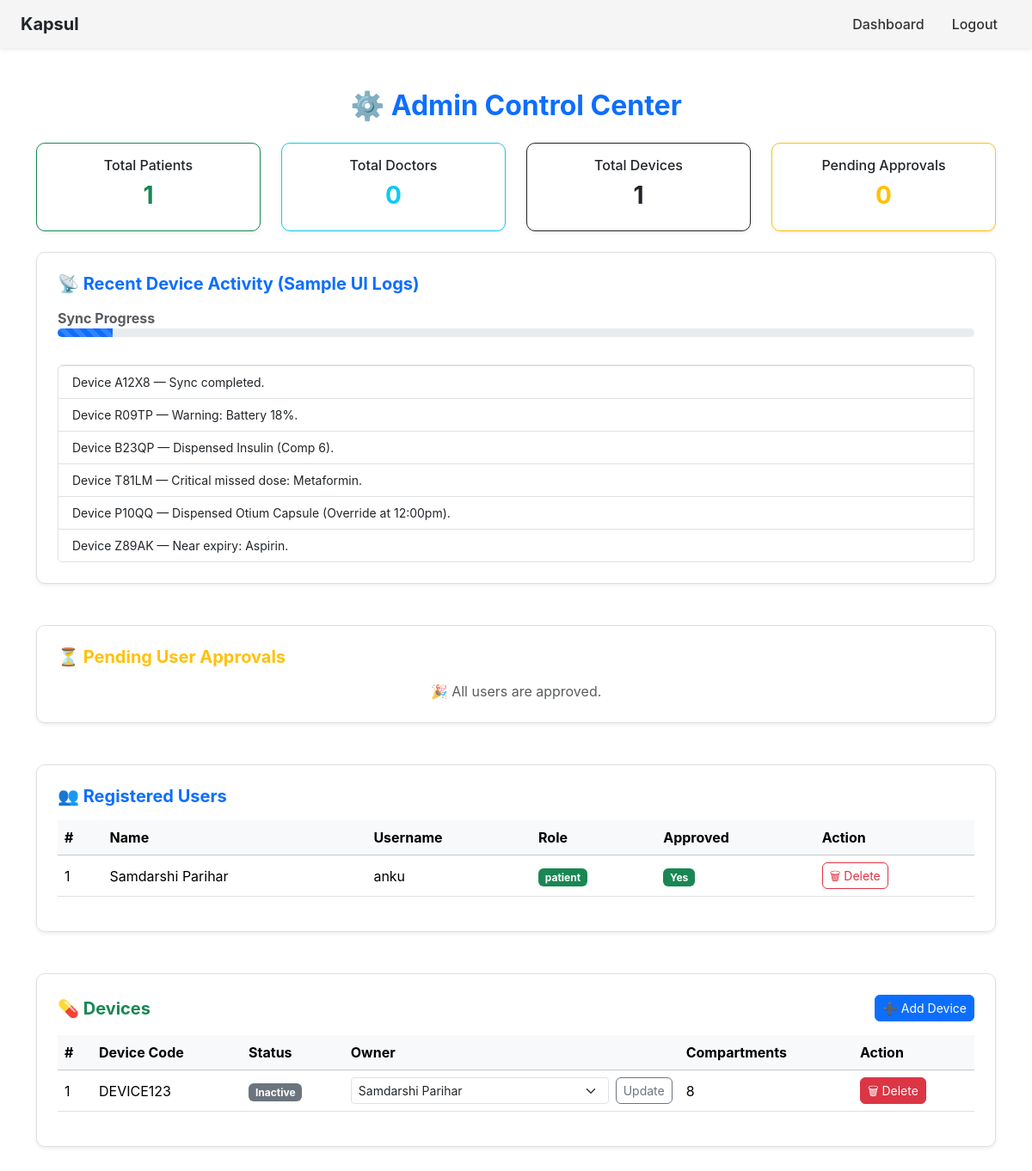
The app's page /admin/dashboard (signed in) with its own data.
### app/models.py (models this page shows, shortened)
class User(UserMixin, db.Model):
    __tablename__ = "user"
    id = db.Column(db.Integer, primary_key=True)
    name = db.Column(db.String(100), nullable=False)
    username = db.Column(db.String(50), unique=True, nullable=False)
    email = db.Column(db.String(120))
    password_hash = db.Column(db.String(200), nullable=False)
    role = db.Column(db.String(20), nullable=False)  # patient / doctor / admin
    approved = db.Column(db.Boolean, default=False)
    created_at = db.Column(db.DateTime, default=datetime.utcnow)
    devices = db.relationship(
        "Device",
        backref="owner",
        lazy=True,
        cascade="all, delete-orphan"
    )
    patient_medications = db.relationship(
        "Medication",
        foreign_keys="Medication.patient_id",
        backref="patient",
        lazy=True,
    )
    doctor_links = db.relationship(
        "DoctorPatientLink",
        foreign_keys="DoctorPatientLink.doctor_id",
        backref="doctor",
        lazy=True,
        cascade="all, delete"
    )
    patient_links = db.relationship(
        "DoctorPatientLink",
        foreign_keys="DoctorPatientLink.patient_id",
        backref="patient_link",
        lazy=True,
        cascade="all, delete"
    )
    alerts = db.relationship(
        "Alert",
        backref="user",
        lazy=True,
        cascade="all, delete"
    )

class Device(db.Model):
    __tablename__ = "device"
    id = db.Column(db.Integer, primary_key=True)
    device_code = db.Column(db.String(50), unique=True, nullable=False)
    owner_id = db.Column(db.Integer, db.ForeignKey("user.id"), nullable=True)
    last_heartbeat = db.Column(db.DateTime)
    last_incoming_sync = db.Column(db.DateTime)
    last_outgoing_sync = db.Column(db.DateTime)
    language = db.Column(db.String(20), default="en")
    alarm_tone = db.Column(db.String(50), default="default")
    total_compartments = db.Column(db.Integer, default=8)
    data_dirty = db.Column(db.Boolean, default=True)
    states = db.relationship("DeviceState", backref="device", lazy=True)
    logs = db.relationship("Log", backref="device", lazy=True)

### app/routes/admin.py (the view, shortened to what this page needs)
@admin_bp.route("/dashboard", methods=["GET", "POST"])
@login_required
@admin_required
def dashboard():
    users = User.query.all()
    patients = [u for u in users if u.role == "patient"]
    doctors = [u for u in users if u.role == "doctor"]
    devices = Device.query.all()
    pending_users = [u for u in users if not u.approved]
    return render_template(
        "admin/dashboard.html",
        patients=patients,
        doctors=doctors,
        devices=devices,
        pending_users=pending_users,
        total_users=len(users),
        total_patients=len(patients),
        total_doctors=len(doctors),
        total_devices=len(devices),
        title="Admin Dashboard"
    )

### app/models.py (called while the page is built)
@login_manager.user_loader
def load_user(user_id):
    return User.query.get(int(user_id))

### app/routes/admin.py (called while the page is built)
def admin_required(f):
    @wraps(f)
    def wrapper(*args, **kwargs):
        if not current_user.is_authenticated or current_user.role != "admin":
            flash("🚫 Access restricted to admins only.", "danger")
            return redirect(url_for("auth.login"))
        return f(*args, **kwargs)
    return wrapper

### app/templates/admin/dashboard.html (shortened to what this page needs)
{% extends "shared/base.html" %}
{% block content %}
<h2 class="fw-bold text-center mb-4 text-primary">⚙️ Admin Control Center</h2>
<div class="row text-center mb-4">
  <div class="col-md-3">
    <div class="card shadow-sm border-success p-3">
      <h6>Total Patients</h6>
      <h3 class="fw-bold text-success">{{ total_patients }}</h3>
    </div>
  </div>
  <div class="col-md-3">
    <div class="card shadow-sm border-info p-3">
      <h6>Total Doctors</h6>
      <h3 class="fw-bold text-info">{{ total_doctors }}</h3>
    </div>
  </div>
  <div class="col-md-3">
    <div class="card shadow-sm border-dark p-3">
      <h6>Total Devices</h6>
      <h3 class="fw-bold text-dark">{{ total_devices }}</h3>
    </div>
  </div>
  <div class="col-md-3">
    <div class="card shadow-sm border-warning p-3">
      <h6>Pending Approvals</h6>
      <h3 class="fw-bold text-warning">{{ pending_users|length }}</h3>
    </div>
  </div>
</div>
<div class="card shadow-sm p-4 mb-5">
  <h5 class="fw-bold text-primary mb-3">📡 Recent Device Activity (Sample UI Logs)</h5>
  <div class="mb-3">
    <label class="fw-bold text-muted">Sync Progress</label>
    <div class="progress" style="height: 10px;">
      <div class="progress-bar progress-bar-striped progress-bar-animated"
           id="adminSyncProgress" style="width: 0%;"></div>
    </div>
  </div>
  <ul class="list-group small mt-3">
    <li class="list-group-item">Device A12X8 — Sync completed.</li>
    <li class="list-group-item">Device R09TP — Warning: Battery 18%.</li>
    <li class="list-group-item">Device B23QP — Dispensed Insulin (Comp 6).</li>
    <li class="list-group-item">Device T81LM — Critical missed dose: Metaformin.</li>
    <li class="list-group-item">Device P10QQ — Dispensed Otium Capsule (Override at 12:00pm).</li>
    <li class="list-group-item">Device Z89AK — Near expiry: Aspirin.</li>
  </ul>
</div>
<div class="card shadow-sm p-4 mb-5">
  <h5 class="fw-bold text-warning mb-3">⏳ Pending User Approvals</h5>
  {% if pending_users %}
  <table class="table table-hover align-middle">
    <thead class="table-light">
      <tr>
        <th>#</th><th>Name</th><th>Email</th><th>Role</th><th>Action</th>
      </tr>
    </thead>
    <tbody>
      {% for u in pending_users %}
      <tr>
        <td>{{ loop.index }}</td>
        <td>{{ u.name }}</td>
        <td>{{ u.email or '—' }}</td>
        <td><span class="badge bg-secondary text-uppercase">{{ u.role }}</span></td>
        <td>
          <form method="POST" class="d-inline">
            <input type="hidden" name="user_id" value="{{ u.id }}">
            <button class="btn btn-success btn-sm" name="approve_user">Approve</button>
          </form>
          <form method="POST" class="d-inline">
            <input type="hidden" name="user_id" value="{{ u.id }}">
            <button class="btn btn-danger btn-sm" name="reject_user">Reject</button>
          </form>
        </td>
      </tr>
      {% endfor %}
    </tbody>
  </table>
  {% else %}
  <p class="text-muted text-center mb-0">🎉 All users are approved.</p>
  {% endif %}
</div>
<div class="card shadow-sm p-4 mb-5">
  <h5 class="fw-bold text-primary mb-3">👥 Registered Users</h5>
  <table class="table table-hover align-middle">
    <thead class="table-light">
      <tr>
        <th>#</th><th>Name</th><th>Username</th><th>Role</th><th>Approved</th><th>Action</th>
      </tr>
    </thead>
    <tbody>
      {% for u in patients + doctors %}
      <tr>
        <td>{{ loop.index }}</td>
        <td>{{ u.name }}</td>
        <td>{{ u.username }}</td>
        <td><span class="badge bg-{% if u.role=='patient' %}success{% else %}info{% endif %}">{{ u.role }}</span></td>
        <td>
          {% if u.approved %}
            <span class="badge bg-success">Yes</span>
          {% else %}
            <span class="badge bg-warning text-dark">No</span>
          {% endif %}
        </td>
        <td>
          <form method="POST" class="d-inline">
            <button class="btn btn-sm btn-outline-danger" name="delete_user">🗑 Delete</button>
          </form>
        </td>
      </tr>
      {% endfor %}
    </tbody>
  </table>
</div>
<div class="card shadow-sm p-4">
  <div class="d-flex justify-content-between align-items-center mb-3">
    <h5 class="fw-bold text-success mb-0">💊 Devices</h5>
    <button class="btn btn-primary btn-sm" data-bs-toggle="modal" data-bs-target="#addDeviceModal">➕ Add Device</button>
  </div>
  {% if devices %}
  <table class="table table-hover align-middle">
    <thead class="table-light">
      <tr>
        <th>#</th><th>Device Code</th><th>Status</th><th>Owner</th><th>Compartments</th><th>Action</th>
      </tr>
    </thead>
    <tbody>
      {% for d in devices %}
      <tr>
        <td>{{ loop.index }}</td>
        <td>{{ d.device_code }}</td>
        <td>
          {% if d.status == 'active' %}
            <span class="badge bg-success">Active</span>
          {% else %}
            <span class="badge bg-secondary">Inactive</span>
          {% endif %}
        </td>
        <td>
          <form method="POST" class="d-flex align-items-center gap-2">
            <select name="owner_id" class="form-select form-select-sm">
              {% for p in patients %}
                <option value="{{ p.id }}" {% if d.owner_id == p.id %}selected{% endif %}>{{ p.name }}</option>
              {% endfor %}
            </select>
            <button class="btn btn-outline-secondary btn-sm" name="update_device_owner">Update</button>
          </form>
        </td>
        <td>{{ d.total_compartments }}</td>
        <td>
          <form method="POST" class="d-inline">
            <button class="btn btn-sm btn-danger" name="delete_device">🗑 Delete</button>
          </form>
        </td>
      </tr>
      {% endfor %}
    </tbody>
  </table>
  {% else %}
  <p class="text-center text-muted mb-0">No devices registered yet.</p>
  {% endif %}
</div>
{% endblock %}

### app/templates/shared/base.html (shortened to what this page needs)
<!DOCTYPE html>
<html lang="en">
<head>
  <link href="https://cdn.jsdelivr.net/npm/bootstrap@5.3.2/dist/css/bootstrap.min.css" rel="stylesheet">
</head>
<body>
  {% include 'shared/navbar.html' %}
  <main class="container my-5">
    {% block content %}{% endblock %}
  </main>
</body>
</html>

### app/templates/shared/navbar.html (shortened to what this page needs)
<nav class="navbar navbar-expand-lg shadow-sm">
  <div class="container-fluid px-4">
    <a class="navbar-brand fw-bold text-dark">Kapsul</a>
    <div class="collapse navbar-collapse" id="navbarNav">
      <ul class="navbar-nav ms-auto align-items-center">
        {% if current_user.is_authenticated %}
          <li class="nav-item">
            <a class="nav-link fw-medium px-3" href="{{ url_for(current_user.role + '.dashboard') }}">Dashboard</a>
          </li>
          <li class="nav-item">
            <a class="nav-link fw-medium px-3" href="{{ url_for('auth.logout') }}">Logout</a>
          </li>
        {% endif %}
      </ul>
    </div>
  </div>
</nav>

### app/templates/shared/base.html (style rules this page uses)
body { background: #ffffff; font-family: Inter, sans-serif; }
.card { border: 1px solid #e0e0e0; border-radius: 10px; }
.btn { border-radius: 6px; }
nav.navbar { background: #f5f5f5; }
nav .nav-link { color: #333 !important; }

### records on screen
User: name "Samdarshi Parihar", username "anku", role "patient", approved "Yes"
Device: device_code "DEVICE123", owner_id "Samdarshi Parihar", total_compartments "8"

### other values on screen
{{ total_patients }} "1"
{{ total_doctors }} "0"
{{ total_devices }} "1"
{{ pending_users|length }} "0"
